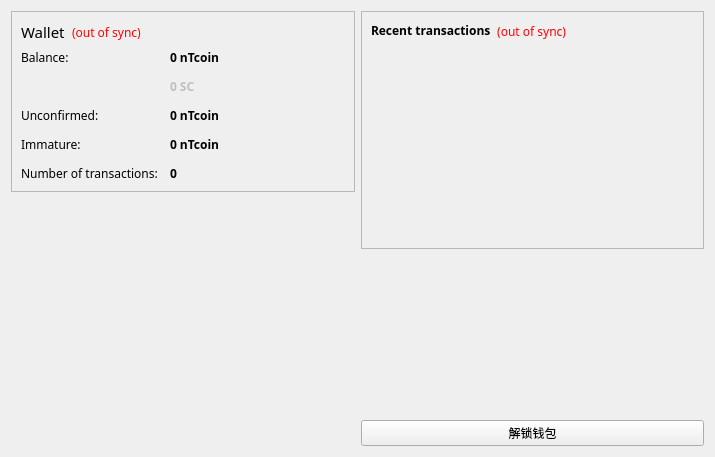
<?xml version="1.0" encoding="UTF-8"?>
<ui version="4.0">
 <class>OverviewPage</class>
 <widget class="QWidget" name="OverviewPage">
  <property name="geometry">
   <rect>
    <x>0</x>
    <y>0</y>
    <width>715</width>
    <height>457</height>
   </rect>
  </property>
  <property name="font">
   <font>
    <family>微软雅黑</family>
    <weight>50</weight>
    <bold>false</bold>
   </font>
  </property>
  <property name="windowTitle">
   <string>Form</string>
  </property>
  <layout class="QHBoxLayout" name="horizontalLayout" stretch="1,1">
   <item>
    <layout class="QVBoxLayout" name="verticalLayout_2">
     <item>
      <widget class="QFrame" name="frame">
       <property name="frameShape">
        <enum>QFrame::StyledPanel</enum>
       </property>
       <property name="frameShadow">
        <enum>QFrame::Raised</enum>
       </property>
       <layout class="QVBoxLayout" name="verticalLayout_4">
        <item>
         <layout class="QHBoxLayout" name="horizontalLayout_4">
          <item>
           <widget class="QLabel" name="label_5">
            <property name="font">
             <font>
              <pointsize>11</pointsize>
              <weight>50</weight>
              <bold>false</bold>
             </font>
            </property>
            <property name="text">
             <string>Wallet</string>
            </property>
           </widget>
          </item>
          <item>
           <widget class="QLabel" name="labelWalletStatus">
            <property name="toolTip">
             <string>The displayed information may be out of date. Your wallet automatically synchronizes with the NanoTeslaCoin network after a connection is established, but this process has not completed yet.</string>
            </property>
            <property name="styleSheet">
             <string notr="true">QLabel { color: red; }</string>
            </property>
            <property name="text">
             <string notr="true">(out of sync)</string>
            </property>
            <property name="alignment">
             <set>Qt::AlignLeading|Qt::AlignLeft|Qt::AlignVCenter</set>
            </property>
           </widget>
          </item>
          <item>
           <spacer name="horizontalSpacer_2">
            <property name="orientation">
             <enum>Qt::Horizontal</enum>
            </property>
            <property name="sizeHint" stdset="0">
             <size>
              <width>40</width>
              <height>20</height>
             </size>
            </property>
           </spacer>
          </item>
         </layout>
        </item>
        <item>
         <layout class="QFormLayout" name="formLayout_2">
          <property name="fieldGrowthPolicy">
           <enum>QFormLayout::AllNonFixedFieldsGrow</enum>
          </property>
          <property name="horizontalSpacing">
           <number>12</number>
          </property>
          <property name="verticalSpacing">
           <number>12</number>
          </property>
          <item row="0" column="0">
           <widget class="QLabel" name="label">
            <property name="font">
             <font>
              <weight>50</weight>
              <bold>false</bold>
             </font>
            </property>
            <property name="text">
             <string>Balance:</string>
            </property>
           </widget>
          </item>
          <item row="0" column="1">
           <widget class="QLabel" name="labelBalance">
            <property name="font">
             <font>
              <weight>75</weight>
              <bold>true</bold>
             </font>
            </property>
            <property name="cursor">
             <cursorShape>IBeamCursor</cursorShape>
            </property>
            <property name="toolTip">
             <string>Your current balance</string>
            </property>
            <property name="text">
             <string notr="true">0 nTcoin</string>
            </property>
            <property name="textInteractionFlags">
             <set>Qt::LinksAccessibleByMouse|Qt::TextSelectableByKeyboard|Qt::TextSelectableByMouse</set>
            </property>
           </widget>
          </item>
          <item row="1" column="1">
           <widget class="QLabel" name="labelStake">
            <property name="enabled">
             <bool>false</bool>
            </property>
            <property name="font">
             <font>
              <weight>75</weight>
              <bold>true</bold>
             </font>
            </property>
            <property name="cursor">
             <cursorShape>IBeamCursor</cursorShape>
            </property>
            <property name="toolTip">
             <string>Total of coins that was staked, and do not yet count toward the current balance</string>
            </property>
            <property name="text">
             <string notr="true">0 SC</string>
            </property>
            <property name="textInteractionFlags">
             <set>Qt::LinksAccessibleByMouse|Qt::TextSelectableByKeyboard|Qt::TextSelectableByMouse</set>
            </property>
           </widget>
          </item>
          <item row="2" column="0">
           <widget class="QLabel" name="label_3">
            <property name="font">
             <font>
              <weight>50</weight>
              <bold>false</bold>
             </font>
            </property>
            <property name="text">
             <string>Unconfirmed:</string>
            </property>
           </widget>
          </item>
          <item row="2" column="1">
           <widget class="QLabel" name="labelUnconfirmed">
            <property name="font">
             <font>
              <weight>75</weight>
              <bold>true</bold>
             </font>
            </property>
            <property name="cursor">
             <cursorShape>IBeamCursor</cursorShape>
            </property>
            <property name="toolTip">
             <string>Total of transactions that have yet to be confirmed, and do not yet count toward the current balance</string>
            </property>
            <property name="text">
             <string notr="true">0 nTcoin</string>
            </property>
            <property name="textInteractionFlags">
             <set>Qt::LinksAccessibleByMouse|Qt::TextSelectableByKeyboard|Qt::TextSelectableByMouse</set>
            </property>
           </widget>
          </item>
          <item row="3" column="0">
           <widget class="QLabel" name="labelImmatureText">
            <property name="font">
             <font>
              <weight>50</weight>
              <bold>false</bold>
             </font>
            </property>
            <property name="text">
             <string>Immature:</string>
            </property>
           </widget>
          </item>
          <item row="3" column="1">
           <widget class="QLabel" name="labelImmature">
            <property name="font">
             <font>
              <weight>75</weight>
              <bold>true</bold>
             </font>
            </property>
            <property name="toolTip">
             <string>Mined balance that has not yet matured</string>
            </property>
            <property name="text">
             <string notr="true">0 nTcoin</string>
            </property>
            <property name="textInteractionFlags">
             <set>Qt::LinksAccessibleByMouse|Qt::TextSelectableByKeyboard|Qt::TextSelectableByMouse</set>
            </property>
           </widget>
          </item>
          <item row="4" column="0">
           <widget class="QLabel" name="label_2">
            <property name="font">
             <font>
              <weight>50</weight>
              <bold>false</bold>
             </font>
            </property>
            <property name="text">
             <string>Number of transactions:</string>
            </property>
           </widget>
          </item>
          <item row="4" column="1">
           <widget class="QLabel" name="labelNumTransactions">
            <property name="font">
             <font>
              <weight>75</weight>
              <bold>true</bold>
             </font>
            </property>
            <property name="toolTip">
             <string>Total number of transactions in wallet</string>
            </property>
            <property name="text">
             <string notr="true">0</string>
            </property>
           </widget>
          </item>
         </layout>
        </item>
       </layout>
      </widget>
     </item>
     <item>
      <spacer name="verticalSpacer">
       <property name="orientation">
        <enum>Qt::Vertical</enum>
       </property>
       <property name="sizeHint" stdset="0">
        <size>
         <width>10</width>
         <height>40</height>
        </size>
       </property>
      </spacer>
     </item>
     <item>
      <widget class="QLabel" name="label_6">
       <property name="text">
        <string/>
       </property>
       <property name="pixmap">
        <pixmap resource="../bitcoin.qrc">:/images/backg</pixmap>
       </property>
       <property name="scaledContents">
        <bool>false</bool>
       </property>
       <property name="alignment">
        <set>Qt::AlignCenter</set>
       </property>
       <property name="wordWrap">
        <bool>false</bool>
       </property>
       <property name="margin">
        <number>0</number>
       </property>
       <property name="indent">
        <number>0</number>
       </property>
      </widget>
     </item>
    </layout>
   </item>
   <item>
    <layout class="QVBoxLayout" name="verticalLayout_3">
     <item>
      <widget class="QFrame" name="frame_2">
       <property name="frameShape">
        <enum>QFrame::StyledPanel</enum>
       </property>
       <property name="frameShadow">
        <enum>QFrame::Raised</enum>
       </property>
       <layout class="QVBoxLayout" name="verticalLayout">
        <item>
         <layout class="QHBoxLayout" name="horizontalLayout_2">
          <item>
           <widget class="QLabel" name="label_4">
            <property name="font">
             <font>
              <weight>50</weight>
              <bold>false</bold>
              <kerning>true</kerning>
             </font>
            </property>
            <property name="text">
             <string>&lt;b&gt;Recent transactions&lt;/b&gt;</string>
            </property>
           </widget>
          </item>
          <item>
           <widget class="QLabel" name="labelTransactionsStatus">
            <property name="toolTip">
             <string>The displayed information may be out of date. Your wallet automatically synchronizes with the NanoTeslaCoin network after a connection is established, but this process has not completed yet.</string>
            </property>
            <property name="styleSheet">
             <string notr="true">QLabel { color: red; }</string>
            </property>
            <property name="text">
             <string notr="true">(out of sync)</string>
            </property>
            <property name="alignment">
             <set>Qt::AlignRight|Qt::AlignTrailing|Qt::AlignVCenter</set>
            </property>
           </widget>
          </item>
          <item>
           <spacer name="horizontalSpacer">
            <property name="orientation">
             <enum>Qt::Horizontal</enum>
            </property>
            <property name="sizeHint" stdset="0">
             <size>
              <width>40</width>
              <height>20</height>
             </size>
            </property>
           </spacer>
          </item>
         </layout>
        </item>
        <item>
         <widget class="QListView" name="listTransactions">
          <property name="styleSheet">
           <string notr="true">QListView { background: transparent; }</string>
          </property>
          <property name="frameShape">
           <enum>QFrame::NoFrame</enum>
          </property>
          <property name="verticalScrollBarPolicy">
           <enum>Qt::ScrollBarAlwaysOff</enum>
          </property>
          <property name="horizontalScrollBarPolicy">
           <enum>Qt::ScrollBarAlwaysOff</enum>
          </property>
          <property name="selectionMode">
           <enum>QAbstractItemView::NoSelection</enum>
          </property>
         </widget>
        </item>
       </layout>
      </widget>
     </item>
     <item>
      <spacer name="verticalSpacer_2">
       <property name="orientation">
        <enum>Qt::Vertical</enum>
       </property>
       <property name="sizeHint" stdset="0">
        <size>
         <width>20</width>
         <height>40</height>
        </size>
       </property>
      </spacer>
     </item>
     <item>
      <widget class="QPushButton" name="unlockWalletButton">
       <property name="enabled">
        <bool>true</bool>
       </property>
       <property name="text">
        <string>解锁钱包</string>
       </property>
       <property name="checkable">
        <bool>false</bool>
       </property>
      </widget>
     </item>
    </layout>
   </item>
  </layout>
 </widget>
 <resources>
  <include location="../bitcoin.qrc"/>
 </resources>
 <connections/>
</ui>
